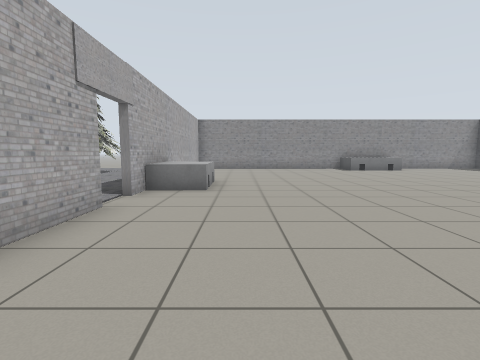
[1] (above)

18 first-person views from a walk through a robot-simulator world made for Gazebo. The camera is 0.94 m above the floor, tilts 6° down and sees 85° across. Floor lines are 1 m apart. The floor is counted in squares, 1 m on a side. Each view is taken from the middle of a square. On the plan, view 1 faces up. The plan holds only what a view shows up to about 11 squares ahead; the rest is blank.

[2]
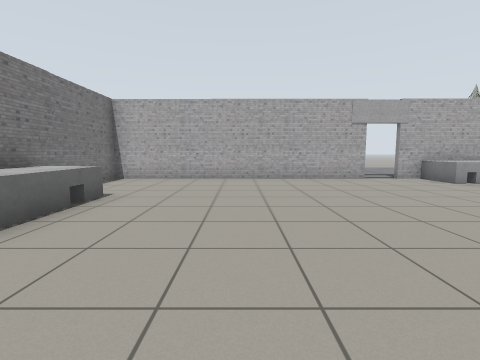

[3]
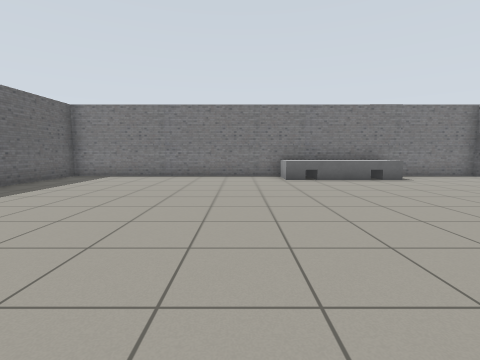

[4]
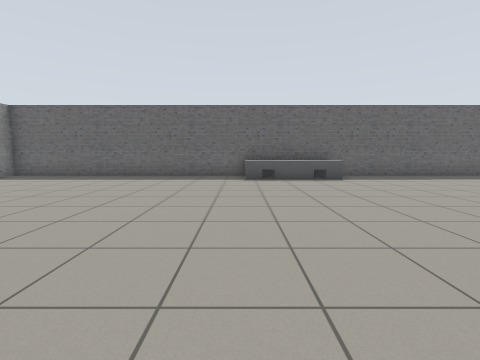

[5]
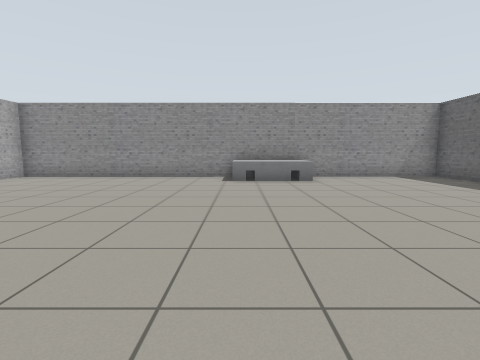

[6]
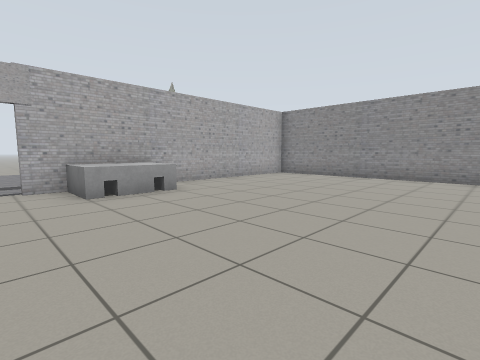

[7]
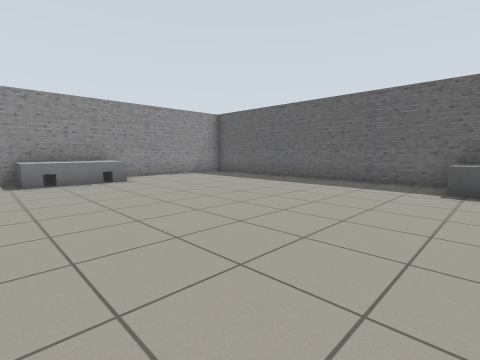

[8]
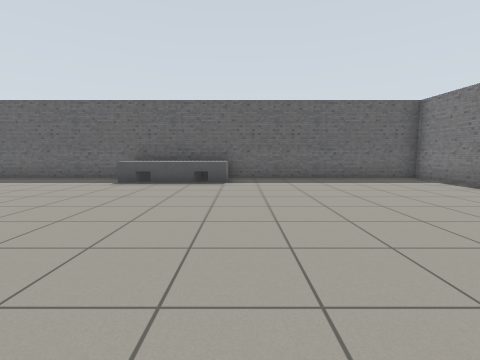

[9]
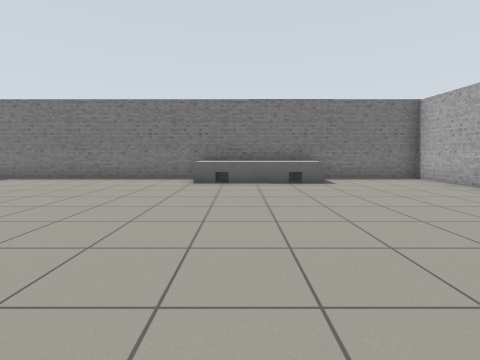

[10]
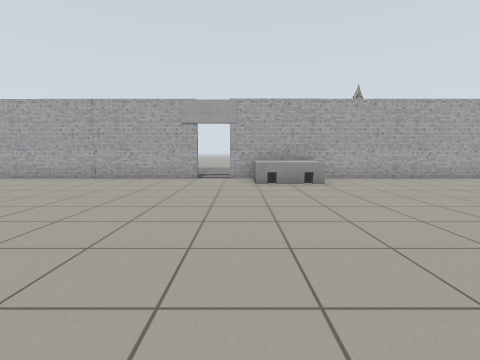

[11]
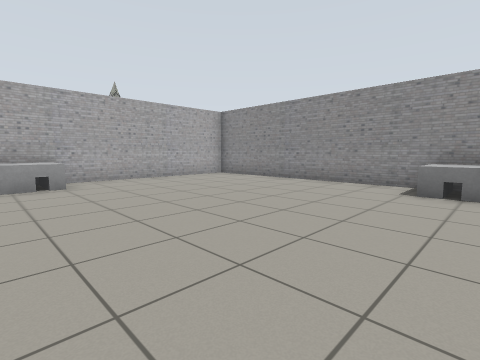

[12]
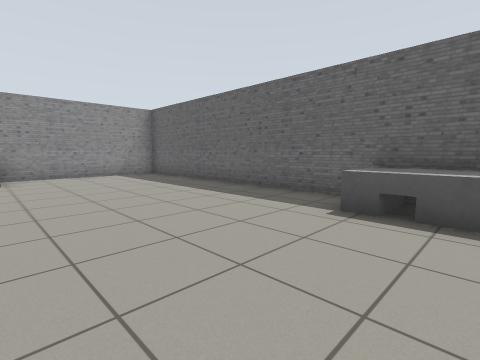

[13]
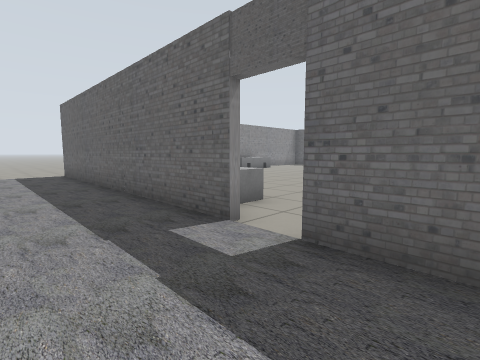

[14]
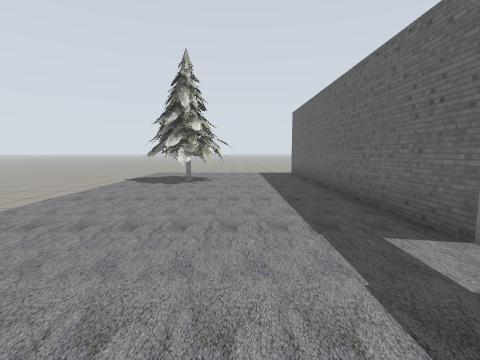

[15]
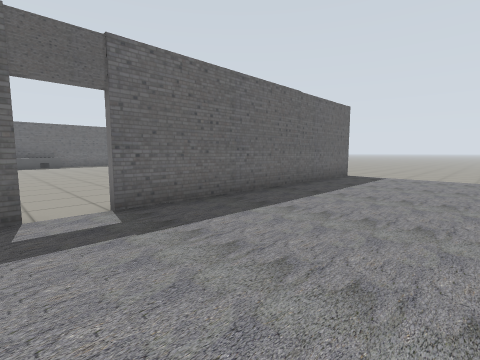

[16]
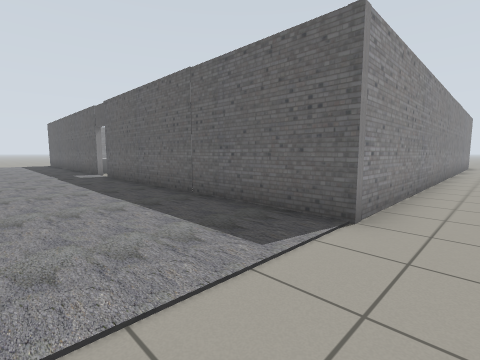

[17]
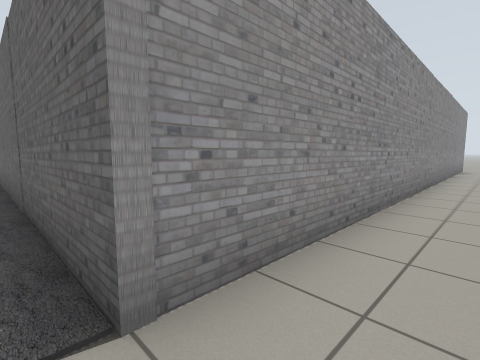

[18]
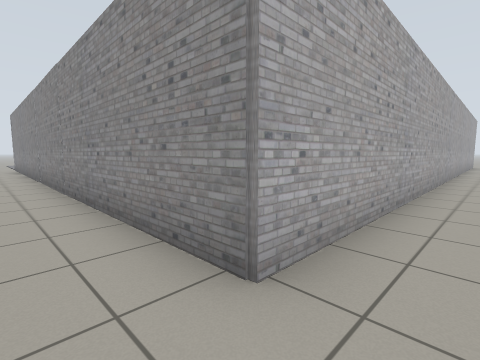

### Floor plan
Points are (right, up) in squares from view 1. A wall is a line through its corners. A room is listed if a view was taken in it or the views show most of it. See-through windows are left out.
Room 1 (views 1, 2, 3, 4, 5, 6, 7, 8, 9, 10, 11, 12, 18)
walls: (-2.4, 4.5) (-2.4, -4.5) (0.6, -4.5); (5.4, -4.5) (13.6, -4.5) (13.6, 15.1) (8.4, 15.1); (-2.4, 6.5) (-2.4, 5.5); (6.6, 15.1) (-2.4, 15.1) (-2.4, 8.4); (13.8, -4.7) (5.4, -4.7)
ways out: opening at (-3, 5) to room 2; opening at (-3, 8) to room 2; opening at (0, -5.5) to room 2; opening at (15, -4)
objects: other object (-2, 7) to (-1, 8); other object (1, -4) to (5, -3); other object (6, 14) to (8, 15); other object (12, 3) to (13, 6)
Room 2 (views 13, 14, 15, 16, 17)
walls: (-2.6, 5.5) (-2.6, 15.4); (0.5, -4.7) (-2.6, -4.7) (-2.6, 4.5)
ways out: opening at (-3, 5) to room 1; opening at (-3, 8) to room 1; opening at (0, -5.5) to room 1
objects: pine tree (-8, 11) to (-6, 13)

Where each view was taken, in squares from view 1:
view 1: 0 up, 0 right, facing up
view 2: 0 up, 7 right, facing left
view 3: 6 up, 7 right, facing down
view 4: 6 up, 3 right, facing right
view 5: 5 up, 6 right, facing up
view 6: 5 up, 5 right, facing up-left
view 7: 5 up, 5 right, facing up-right
view 8: 2 up, 4 right, facing right
view 9: 5 up, 4 right, facing down
view 10: 6 up, 7 right, facing left
view 11: 7 up, 7 right, facing up-left
view 12: 4 up, 8 right, facing up-right
view 13: 3 up, 5 left, facing up-right
view 14: 3 up, 5 left, facing up
view 15: 6 up, 7 left, facing down-right
view 16: 6 down, 6 left, facing up-right
view 17: 6 down, 3 left, facing up-right
view 18: 6 down, 15 right, facing up-left
